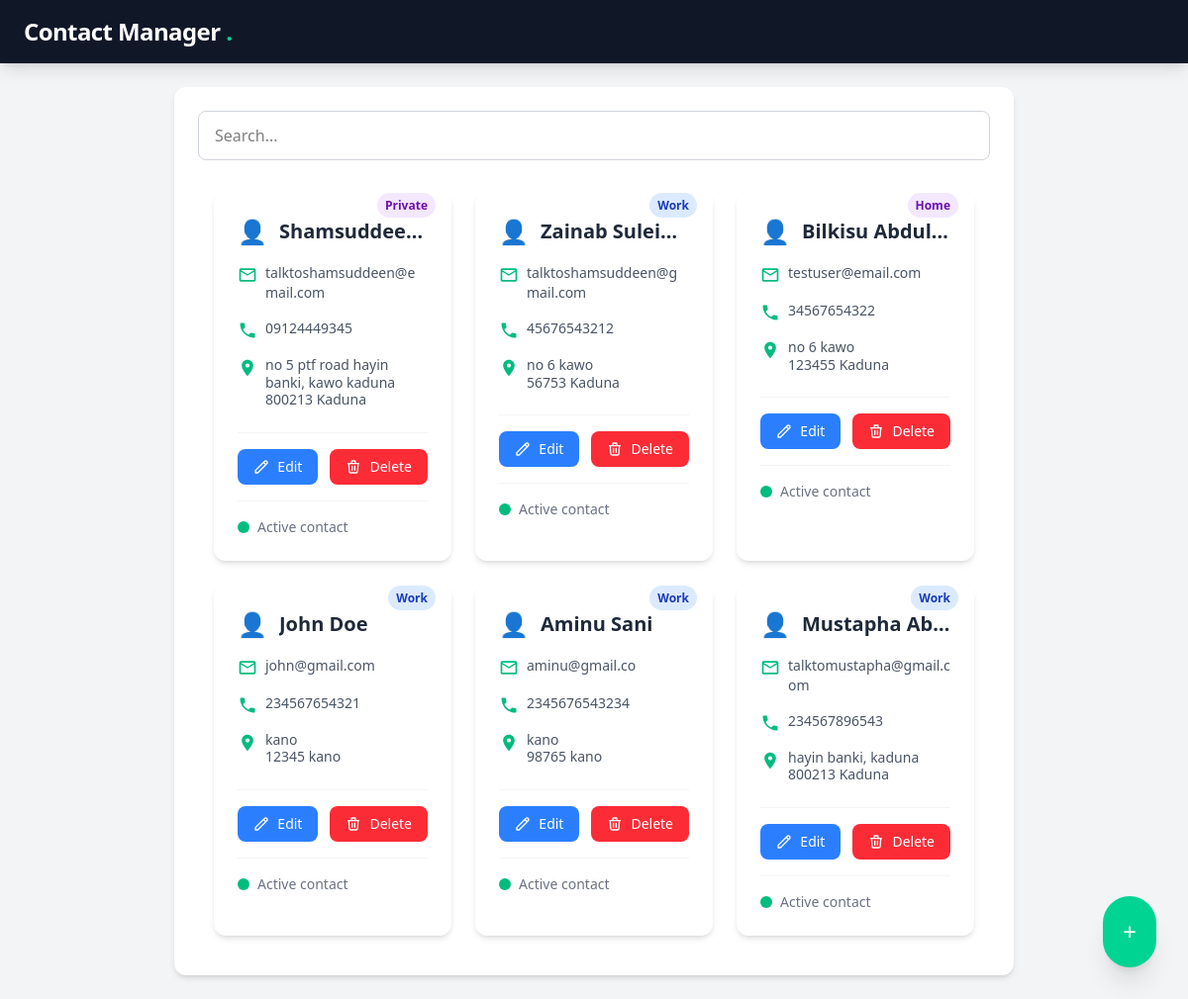
The page / on the database its author committed.
### contact/models.py (models this page shows, shortened)
class Contact(models.Model):
	category = models.ForeignKey(Category, related_name='contacts', on_delete=models.CASCADE)
	first_name = models.CharField(max_length=50)
	last_name = models.CharField(max_length=50)
	email = models.EmailField()
	phone = models.CharField(max_length=15)
	address = models.CharField(max_length=255)
	zipcode = models.CharField(max_length=50)
	city = models.CharField(max_length=50)

class Category(models.Model):
	title = models.CharField(max_length=255)

### core/views.py (the view, shortened to what this page needs)
# urls.py: path('', views.frontpage, name='frontpage'),
def frontpage(request):
	contacts = Contact.objects.all()
	query = request.GET.get('query')
	return render(request, 'core/frontpage.html', {
		'contacts': contacts
	})

### core/templates/core/frontpage.html (shortened to what this page needs)
{% extends 'core/base.html' %}
{% block content %}
<div class="mb-4">
    <form method="get" action=".">
        <input type="text" name="query" placeholder="Search..." class="w-full px-4 py-3 rounded-lg border border-gray-300 focus:border-emerald-500 focus:ring-2 focus:ring-emerald-200 transition-all outline-none">
    </form>
</div>
<div class="max-w-4xl mx-auto">
    {% if not contacts %}
    <div class="text-center py-20">
        <div class="text-6xl mb-4">📭</div>
        <h3 class="text-xl text-gray-600 mb-2">No contacts found</h3>
        <p class="text-gray-500">Get started by adding your first contact!</p>
    </div>
    {% else %}
    <div class="grid grid-cols-1 md:grid-cols-2 lg:grid-cols-3 gap-6 p-4">
        {% for contact in contacts %}
        <div class="relative bg-white rounded-xl shadow-md hover:shadow-xl transition-shadow duration-200 p-6">
            <div class="absolute top-0 right-4 z-10">
                <span class="px-2 py-1 text-xs font-semibold rounded-full
                            {% if contact.category.title == 'Work' %}bg-blue-100 text-blue-800
                            {% else %}bg-purple-100 text-purple-800{% endif %}">
                    {{ contact.category.title }}
                </span>
            </div>
            <div class="flex items-center mb-4">
                <div class="flex-shrink-0">
                    <span class="text-2xl">👤</span>
                </div>
                <h2 class="ml-3 text-xl font-bold text-gray-800 truncate">
                    {{ contact.first_name }} {{ contact.last_name }}
                </h2>
            </div>
            <div class="space-y-4 text-gray-600">
                <div class="flex items-start">
                    <svg class="w-5 h-5 text-emerald-500 mr-2 mt-0.5 flex-shrink-0" fill="currentColor" viewBox="0 0 24 24">
                        <path d="M20 4H4c-1.1 0-1.99.9-1.99 2L2 18c0 1.1.9 2 2 2h16c1.1 0 2-.9 2-2V6c0-1.1-.9-2-2-2zm0 14H4V8l8 5 8-5v10zm-8-7L4 6h16l-8 5z"/>
                    </svg>
                    <a href="mailto:{{ contact.email }}" class="hover:text-emerald-600 text-sm break-words min-w-0">{{ contact.email }}</a>
                </div>
                <div class="flex items-start">
                    <a href="tel:{{ contact.phone }}" class="hover:text-emerald-600 text-sm">{{ contact.phone }}</a>
                </div>
                <div class="flex items-start">
                    <svg class="w-5 h-5 text-emerald-500 mr-2 mt-0.5 flex-shrink-0" fill="currentColor" viewBox="0 0 24 24">
                        <path d="M12 2C8.13 2 5 5.13 5 9c0 5.25 7 13 7 13s7-7.75 7-13c0-3.87-3.13-7-7-7zm0 9.5c-1.38 0-2.5-1.12-2.5-2.5s1.12-2.5 2.5-2.5 2.5 1.12 2.5 2.5-1.12 2.5-2.5 2.5z"/>
                    </svg>
                    <div class="text-sm">
                        <p class="leading-tight">{{ contact.address }}</p>
                        <p class="leading-tight">{{ contact.zipcode }} {{ contact.city }}</p>
                    </div>
                </div>
            </div>
            <div class="mt-6 pt-4 border-t border-gray-100">
                <div class="flex justify-end gap-3">
                    <a href="{% url 'contact:edit_contact' contact.id %}"
                       class="px-4 py-2 bg-blue-500 hover:bg-blue-600 text-white rounded-lg text-sm transition-colors flex items-center gap-2">
                        <svg class="w-4 h-4" fill="none" stroke="currentColor" viewBox="0 0 24 24">
                            <path stroke-linecap="round" stroke-linejoin="round" stroke-width="2" d="M15.232 5.232l3.536 3.536m-2.036-5.036a2.5 2.5 0 113.536 3.536L6.5 21.036H3v-3.572L16.732 3.732z"/>
                        </svg>
                        Edit
                    </a>
                    <a href="{% url 'contact:delete_contact' contact.id %}"
                       class="px-4 py-2 bg-red-500 hover:bg-red-600 text-white rounded-lg text-sm transition-colors flex items-center gap-2">
                        <svg class="w-4 h-4" fill="none" stroke="currentColor" viewBox="0 0 24 24">
                            <path stroke-linecap="round" stroke-linejoin="round" stroke-width="2" d="M19 7l-.867 12.142A2 2 0 0116.138 21H7.862a2 2 0 01-1.995-1.858L5 7m5 4v6m4-6v6m1-10V4a1 1 0 00-1-1h-4a1 1 0 00-1 1v3M4 7h16"/>
                        </svg>
                        Delete
                    </a>
                </div>
            </div>
            <div class="mt-4 pt-4 border-t border-gray-100">
                <div class="flex items-center text-sm">
                    <span class="flex w-3 h-3 bg-emerald-500 rounded-full mr-2"></span>
                    <span class="text-gray-500">Active contact</span>
                </div>
            </div>
        </div>
        {% endfor %}
    </div>
    {% endif %}
</div>
{% endblock %}

### core/templates/core/base.html (shortened to what this page needs)
<!doctype html>
<html>
<head>
    <script src="https://unpkg.com/@tailwindcss/browser@4"></script>
</head>
<body class="bg-gray-100 min-h-screen">
    <nav class="py-4 px-6 bg-gray-900 flex justify-between items-center shadow-lg">
        <h1 class="text-white text-2xl font-bold tracking-tight">
           <a href="/"> Contact Manager </a>
            <span class="text-emerald-400">.</span>
        </h1>
       <a href="{% url 'contact:add_contact' %}"
            class="fixed bottom-8 right-8 p-5 bg-emerald-400 text-white text-2xl
          rounded-full shadow-xl hover:shadow-2xl transition-all
          hover:rotate-90 hover:bg-emerald-500 z-50">
        +
        </a>
    </nav>
    <main class="container mx-auto max-w-4xl p-6 relative">
        <div class="bg-white rounded-xl shadow-md p-6">
            {% block content %}
            {% endblock %}
        </div>
    </main>
</body>
</html>

### rows shown on the page
Contact: category "Private", first_name "Shamsuddee…", email "talktoshamsuddeen@email.com", phone "09124449345", address "no 5 ptf road hayin banki, kawo kaduna", zipcode "800213", city "Kaduna"
Contact: category "Work", first_name "Zainab", last_name "Sulei…", email "talktoshamsuddeen@gmail.com", phone "45676543212", address "no 6 kawo", zipcode "56753", city "Kaduna"
Contact: category "Home", first_name "Bilkisu", last_name "Abdul…", email "testuser@email.com", phone "34567654322", address "no 6 kawo", zipcode "123455", city "Kaduna"
Contact: category "Work", first_name "John", last_name "Doe", email "john@gmail.com", phone "234567654321", address "kano", zipcode "12345", city "kano"
Contact: category "Work", first_name "Aminu", last_name "Sani", email "aminu@gmail.co", phone "2345676543234", address "kano", zipcode "98765", city "kano"
Contact: category "Work", first_name "Mustapha", last_name "Ab…", email "talktomustapha@gmail.com", phone "234567896543", address "hayin banki, kaduna", zipcode "800213", city "Kaduna"
